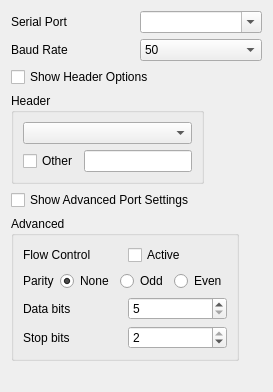
<?xml version="1.0" encoding="UTF-8"?>
<ui version="4.0">
 <class>serialSettings</class>
 <widget class="QWidget" name="serialSettings">
  <property name="geometry">
   <rect>
    <x>0</x>
    <y>0</y>
    <width>273</width>
    <height>392</height>
   </rect>
  </property>
  <property name="windowTitle">
   <string>Form</string>
  </property>
  <layout class="QVBoxLayout" name="verticalLayout_3">
   <item>
    <layout class="QHBoxLayout" name="horizontalLayout_7" stretch="0,0">
     <item>
      <widget class="QLabel" name="portlabel">
       <property name="text">
        <string>Serial Port</string>
       </property>
      </widget>
     </item>
     <item>
      <widget class="QComboBox" name="portName">
       <property name="minimumSize">
        <size>
         <width>100</width>
         <height>0</height>
        </size>
       </property>
       <property name="toolTip">
        <string>The serial port to which the system is connected. All ports listed here should work.</string>
       </property>
       <property name="statusTip">
        <string>The serial port to which the system is connected. All ports listed here should work.</string>
       </property>
       <property name="whatsThis">
        <string>The serial port to which the system is connected. All ports listed here should work.</string>
       </property>
       <property name="editable">
        <bool>true</bool>
       </property>
       <property name="sizeAdjustPolicy">
        <enum>QComboBox::AdjustToContents</enum>
       </property>
       <item>
        <property name="text">
         <string/>
        </property>
       </item>
      </widget>
     </item>
    </layout>
   </item>
   <item>
    <layout class="QHBoxLayout" name="horizontalLayout_6" stretch="0,0">
     <item>
      <widget class="QLabel" name="portlabel_2">
       <property name="text">
        <string>Baud Rate</string>
       </property>
      </widget>
     </item>
     <item>
      <widget class="QComboBox" name="baudRate">
       <property name="minimumSize">
        <size>
         <width>100</width>
         <height>0</height>
        </size>
       </property>
       <property name="toolTip">
        <string>The data transmission rate. If unsure 57600 and 115200 are very common rates.</string>
       </property>
       <property name="statusTip">
        <string>The data transmission rate. If unsure 57600 and 115200 are very common rates.</string>
       </property>
       <property name="whatsThis">
        <string>The data transmission rate. If unsure 57600 and 115200 are very common rates.</string>
       </property>
       <property name="editable">
        <bool>false</bool>
       </property>
       <property name="sizeAdjustPolicy">
        <enum>QComboBox::AdjustToContents</enum>
       </property>
       <item>
        <property name="text">
         <string>50</string>
        </property>
       </item>
       <item>
        <property name="text">
         <string>75</string>
        </property>
       </item>
       <item>
        <property name="text">
         <string>110</string>
        </property>
       </item>
       <item>
        <property name="text">
         <string>134</string>
        </property>
       </item>
       <item>
        <property name="text">
         <string>150</string>
        </property>
       </item>
       <item>
        <property name="text">
         <string>200</string>
        </property>
       </item>
       <item>
        <property name="text">
         <string>300</string>
        </property>
       </item>
       <item>
        <property name="text">
         <string>600</string>
        </property>
       </item>
       <item>
        <property name="text">
         <string>1200</string>
        </property>
       </item>
       <item>
        <property name="text">
         <string>1800</string>
        </property>
       </item>
       <item>
        <property name="text">
         <string>2400</string>
        </property>
       </item>
       <item>
        <property name="text">
         <string>4800</string>
        </property>
       </item>
       <item>
        <property name="text">
         <string>9600</string>
        </property>
       </item>
       <item>
        <property name="text">
         <string>14400</string>
        </property>
       </item>
       <item>
        <property name="text">
         <string>19200</string>
        </property>
       </item>
       <item>
        <property name="text">
         <string>38400</string>
        </property>
       </item>
       <item>
        <property name="text">
         <string>56000</string>
        </property>
       </item>
       <item>
        <property name="text">
         <string>57600</string>
        </property>
       </item>
       <item>
        <property name="text">
         <string>76800</string>
        </property>
       </item>
       <item>
        <property name="text">
         <string>115200</string>
        </property>
       </item>
       <item>
        <property name="text">
         <string>128000</string>
        </property>
       </item>
       <item>
        <property name="text">
         <string>230400</string>
        </property>
       </item>
       <item>
        <property name="text">
         <string>256000</string>
        </property>
       </item>
       <item>
        <property name="text">
         <string>460800</string>
        </property>
       </item>
       <item>
        <property name="text">
         <string>921600</string>
        </property>
       </item>
      </widget>
     </item>
    </layout>
   </item>
   <item>
    <widget class="QCheckBox" name="headerCheckBox">
     <property name="text">
      <string>Show Header Options</string>
     </property>
    </widget>
   </item>
   <item>
    <layout class="QHBoxLayout" name="horizontalLayout_10">
     <item>
      <widget class="QGroupBox" name="headerGroupBox">
       <property name="title">
        <string>Header</string>
       </property>
       <layout class="QVBoxLayout" name="verticalLayout_2">
        <item>
         <widget class="QComboBox" name="headerComboBox"/>
        </item>
        <item>
         <layout class="QHBoxLayout" name="horizontalLayout_9">
          <item>
           <widget class="QCheckBox" name="otherHeaderCheckBox">
            <property name="text">
             <string>Other</string>
            </property>
           </widget>
          </item>
          <item>
           <widget class="QLineEdit" name="headerLineEdit"/>
          </item>
         </layout>
        </item>
       </layout>
      </widget>
     </item>
     <item>
      <spacer name="horizontalSpacer">
       <property name="orientation">
        <enum>Qt::Horizontal</enum>
       </property>
       <property name="sizeHint" stdset="0">
        <size>
         <width>40</width>
         <height>20</height>
        </size>
       </property>
      </spacer>
     </item>
    </layout>
   </item>
   <item>
    <widget class="QCheckBox" name="advCheckBox">
     <property name="text">
      <string>Show Advanced Port Settings</string>
     </property>
    </widget>
   </item>
   <item>
    <layout class="QHBoxLayout" name="horizontalLayout_8">
     <item>
      <widget class="QGroupBox" name="advGroupBox">
       <property name="title">
        <string>Advanced</string>
       </property>
       <layout class="QVBoxLayout" name="verticalLayout">
        <item>
         <layout class="QHBoxLayout" name="horizontalLayout">
          <item>
           <widget class="QLabel" name="portlabel_3">
            <property name="text">
             <string>Flow Control</string>
            </property>
           </widget>
          </item>
          <item>
           <widget class="QCheckBox" name="flowControlCheckBox">
            <property name="toolTip">
             <string>Activate / deactivate hardware flow control. Commonly deactivated</string>
            </property>
            <property name="statusTip">
             <string>Activate / deactivate hardware flow control. Commonly deactivated</string>
            </property>
            <property name="whatsThis">
             <string>Activate / deactivate hardware flow control. Commonly deactivated</string>
            </property>
            <property name="text">
             <string>Active</string>
            </property>
           </widget>
          </item>
         </layout>
        </item>
        <item>
         <layout class="QHBoxLayout" name="horizontalLayout_3">
          <item>
           <widget class="QLabel" name="portlabel_4">
            <property name="text">
             <string>Parity</string>
            </property>
           </widget>
          </item>
          <item>
           <layout class="QHBoxLayout" name="horizontalLayout_2">
            <item>
             <widget class="QRadioButton" name="parNone">
              <property name="toolTip">
               <string>Set the parity. In most cases no parity (None) is used.</string>
              </property>
              <property name="statusTip">
               <string>Set the parity. In most cases no parity (None) is used.</string>
              </property>
              <property name="whatsThis">
               <string>Set the parity. In most cases no parity (None) is used.</string>
              </property>
              <property name="text">
               <string>None</string>
              </property>
              <property name="checked">
               <bool>true</bool>
              </property>
             </widget>
            </item>
            <item>
             <widget class="QRadioButton" name="parOdd">
              <property name="toolTip">
               <string>Set the parity. In most cases no parity (None) is used.</string>
              </property>
              <property name="statusTip">
               <string>Set the parity. In most cases no parity (None) is used.</string>
              </property>
              <property name="whatsThis">
               <string>Set the parity. In most cases no parity (None) is used.</string>
              </property>
              <property name="text">
               <string>Odd</string>
              </property>
             </widget>
            </item>
            <item>
             <widget class="QRadioButton" name="parEven">
              <property name="toolTip">
               <string>Set the parity. In most cases no parity (None) is used.</string>
              </property>
              <property name="statusTip">
               <string>Set the parity. In most cases no parity (None) is used.</string>
              </property>
              <property name="whatsThis">
               <string>Set the parity. In most cases no parity (None) is used.</string>
              </property>
              <property name="text">
               <string>Even</string>
              </property>
             </widget>
            </item>
           </layout>
          </item>
         </layout>
        </item>
        <item>
         <layout class="QHBoxLayout" name="horizontalLayout_4">
          <item>
           <widget class="QLabel" name="portlabel_5">
            <property name="text">
             <string>Data bits</string>
            </property>
           </widget>
          </item>
          <item>
           <widget class="QSpinBox" name="dataBitsSpinBox">
            <property name="sizePolicy">
             <sizepolicy hsizetype="Preferred" vsizetype="Fixed">
              <horstretch>0</horstretch>
              <verstretch>0</verstretch>
             </sizepolicy>
            </property>
            <property name="minimumSize">
             <size>
              <width>0</width>
              <height>0</height>
             </size>
            </property>
            <property name="toolTip">
             <string>Number of data bits per symbol. This is almost always 8.</string>
            </property>
            <property name="statusTip">
             <string>Number of data bits per symbol. This is almost always 8.</string>
            </property>
            <property name="whatsThis">
             <string>Number of data bits per symbol. This is almost always 8.</string>
            </property>
            <property name="minimum">
             <number>5</number>
            </property>
            <property name="maximum">
             <number>8</number>
            </property>
            <property name="value">
             <number>5</number>
            </property>
           </widget>
          </item>
         </layout>
        </item>
        <item>
         <layout class="QHBoxLayout" name="horizontalLayout_5">
          <item>
           <widget class="QLabel" name="portlabel_6">
            <property name="text">
             <string>Stop bits</string>
            </property>
           </widget>
          </item>
          <item>
           <widget class="QSpinBox" name="stopBitsSpinBox">
            <property name="sizePolicy">
             <sizepolicy hsizetype="Preferred" vsizetype="Fixed">
              <horstretch>0</horstretch>
              <verstretch>0</verstretch>
             </sizepolicy>
            </property>
            <property name="toolTip">
             <string>Number of stop bits per symbol. This is almost always 2.</string>
            </property>
            <property name="statusTip">
             <string>Number of stop bits per symbol. This is almost always 2.</string>
            </property>
            <property name="whatsThis">
             <string>Number of stop bits per symbol. This is almost always 2.</string>
            </property>
            <property name="frame">
             <bool>true</bool>
            </property>
            <property name="readOnly">
             <bool>false</bool>
            </property>
            <property name="minimum">
             <number>1</number>
            </property>
            <property name="maximum">
             <number>2</number>
            </property>
            <property name="value">
             <number>2</number>
            </property>
           </widget>
          </item>
         </layout>
        </item>
       </layout>
      </widget>
     </item>
     <item>
      <spacer name="horizontalSpacer_3">
       <property name="orientation">
        <enum>Qt::Horizontal</enum>
       </property>
       <property name="sizeHint" stdset="0">
        <size>
         <width>40</width>
         <height>20</height>
        </size>
       </property>
      </spacer>
     </item>
    </layout>
   </item>
   <item>
    <spacer name="verticalSpacer">
     <property name="orientation">
      <enum>Qt::Vertical</enum>
     </property>
     <property name="sizeHint" stdset="0">
      <size>
       <width>20</width>
       <height>40</height>
      </size>
     </property>
    </spacer>
   </item>
  </layout>
  <action name="actionDelete">
   <property name="text">
    <string>Delete</string>
   </property>
   <property name="toolTip">
    <string>Delete this link</string>
   </property>
   <property name="statusTip">
    <string>Delete this link</string>
   </property>
   <property name="whatsThis">
    <string>Link delete button</string>
   </property>
  </action>
  <action name="actionConnect">
   <property name="text">
    <string>Connect</string>
   </property>
   <property name="toolTip">
    <string>Connect this link</string>
   </property>
   <property name="statusTip">
    <string>Connect this link</string>
   </property>
   <property name="whatsThis">
    <string>Connect this link</string>
   </property>
  </action>
  <action name="actionClose">
   <property name="text">
    <string>Close</string>
   </property>
   <property name="toolTip">
    <string>Close the configuration window</string>
   </property>
   <property name="statusTip">
    <string>Close the configuration window</string>
   </property>
   <property name="whatsThis">
    <string>Close the configuration window</string>
   </property>
  </action>
 </widget>
 <resources/>
 <connections>
  <connection>
   <sender>actionClose</sender>
   <signal>triggered()</signal>
   <receiver>serialSettings</receiver>
   <slot>close()</slot>
   <hints>
    <hint type="sourcelabel">
     <x>-1</x>
     <y>-1</y>
    </hint>
    <hint type="destinationlabel">
     <x>224</x>
     <y>195</y>
    </hint>
   </hints>
  </connection>
 </connections>
</ui>
